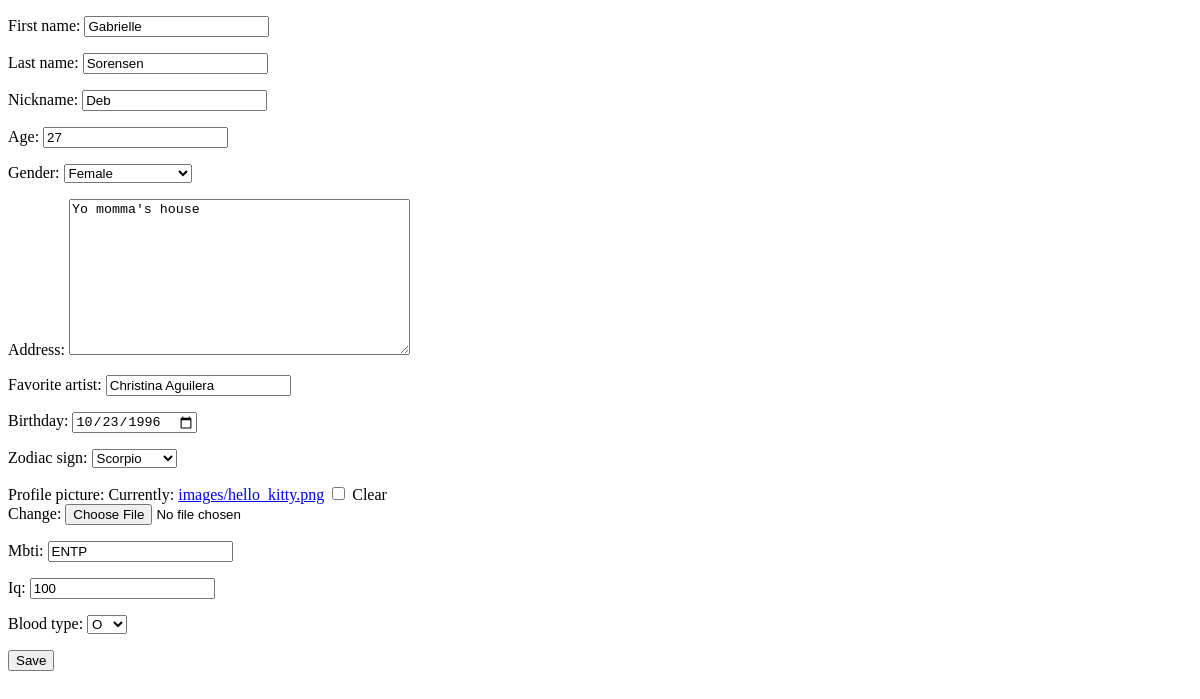
The page /1/update on the database as committed earlier.
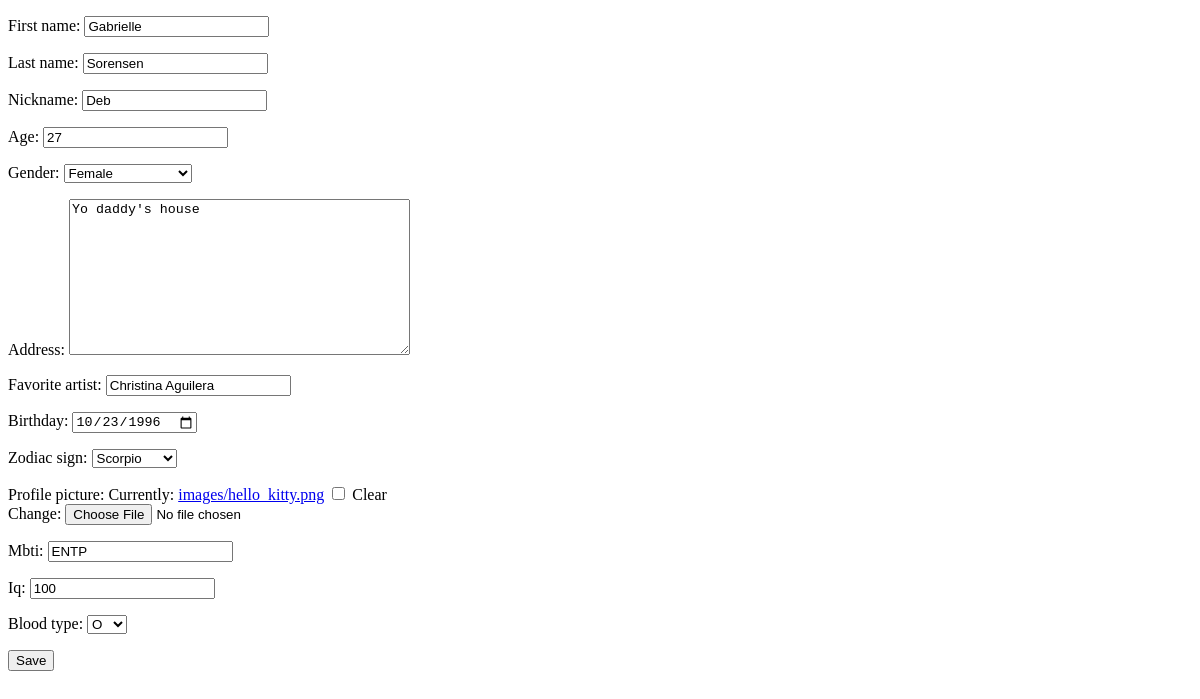
The same page on the database as committed later.
### myapp/models.py (models this page shows, shortened)
class Person(models.Model):
    class GenderChoices(models.TextChoices):
        MALE = "M", _("Male")
        FEMALE = "F", _("Female")
        OTHERS = "O", _("Prefer Not To Say")
    class ZodiacSigns(models.TextChoices):
        CAPRICORN = "CORN", _("Capricorn")
        AQUARIUS = "AQUA", _("Aquarius")
        PISCES = "PISC", _("Pisces")
        ARIES = "ARIES", _("Aries")
        TAURUS = "TAU", _("Taurus")
        GEMINI = "GEM", _("Gemini")
        CANCER = "CANC", _("Cancer")
        LEO = "LEO", _("Leo")
        VIRGO = "VIRG", _("Virgo")
        LIBRA = "LIBR", _("Libra")
        SCORPIO = "SCOR", _("Scorpio")
        SAGITARRIUS = "SAG", _("Sagittarius")
    class BloodTypes(models.TextChoices):
        O = "O", _("O")
        A = "A", _("A")
        B = "B", _("B")
        AB = "AB", _("AB")
    first_name = models.CharField(max_length=30)
    last_name = models.CharField(max_length=30)
    nickname = models.CharField(max_length=30, null=True, blank=True)
    age = models.SmallIntegerField(null=True, blank=True)
    gender = models.CharField(choices=GenderChoices.choices,
                              default=GenderChoices.OTHERS, max_length=1)
    address = models.TextField(default="")
    favorite_artist = models.CharField(max_length=30, null=True, blank=True)
    birthday = models.DateField(null=True, blank=True)
    zodiac_sign = models.CharField(choices=ZodiacSigns.choices, max_length=5, null=True, blank=True)
    profile_picture = models.ImageField(upload_to="images/", null=True, blank=True)
    mbti = models.CharField(max_length=4, null=True, blank=True)
    iq = models.SmallIntegerField(default=100)
    blood_type = models.CharField(choices=BloodTypes.choices, max_length=2, default="O")

### myapp/views.py (the view)
# urls.py: path('<int:pk>/update', PersonUpdateView.as_view(), name="person_update_view"),
class PersonUpdateView(UpdateView):
    model = Person
    form_class = PersonForm
    template_name = "myapp/person_update.html"
    success_url = "/"

### myapp/forms.py
class PersonForm(forms.ModelForm):
    class Meta:
        model = Person
        fields = ["first_name", "last_name", "nickname",
                    "age", "gender", "address", "favorite_artist",
                    "birthday", "zodiac_sign", "profile_picture", "mbti",
                    "iq", "blood_type"]
        widgets = {
            "birthday": DateInput()
        }

### myapp/templates/myapp/person_update.html (shortened to what this page needs)
<!DOCTYPE html>
<html lang="en">
<head>
</head>
<body>
    <form method="POST">
        {{ form.as_p }}
        <input type="submit" value="Save" />
    </form>
</body>
</html>

Rows that differ between the two databases and show on the page:
changed Person "Gabrielle": address "Yo momma's house" → "Yo daddy's house"
